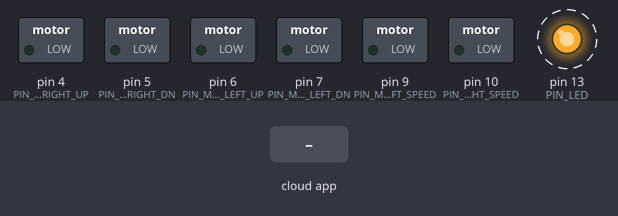
Bench run of a sketch on a simulated Arduino Uno, built with avr-gcc and run on an emulated ATmega328P. Parts: switched loads named in the sketch (green lamp = pin HIGH), output pins drawn as LEDs (lit = HIGH). Dashed ring = blinking. The inputs (shaded band) are chosen by the test bench. The RemoteXY app is connected.

Above: at 1.25 s.
1.3 s: the phone or cloud app sets joystick_01_x to -100
At 1.66 s:
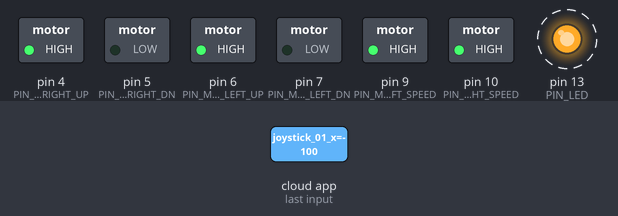
4.3 s: the phone or cloud app sets joystick_01_y to -100
At 4.67 s:
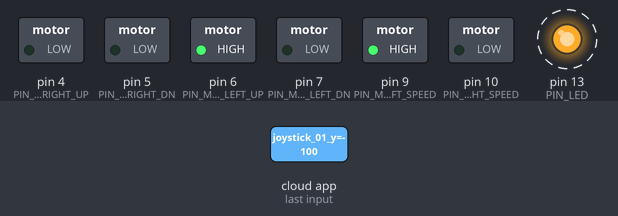
7.3 s: the phone or cloud app sets joystick_01_x to 0
At 7.68 s:
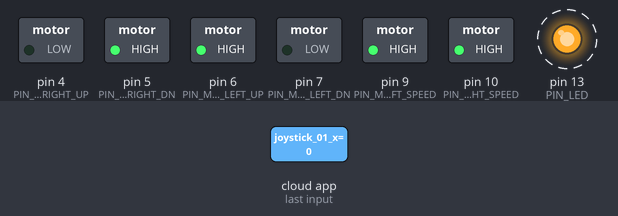
10.3 s: the phone or cloud app sets joystick_01_y to 100
At 10.7 s:
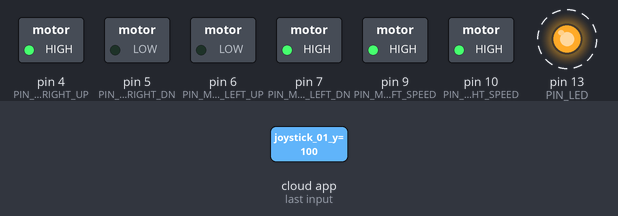
13.3 s: the phone or cloud app sets joystick_01_x to 100
At 13.71 s:
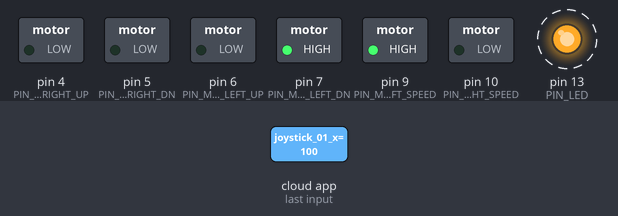
16.3 s: the phone or cloud app sets joystick_01_y to 0
At 16.73 s:
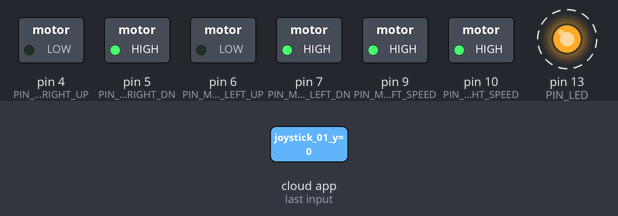
Timing chart, 0 to 20.3 s (numbered marks = the images above; inputs shaded):
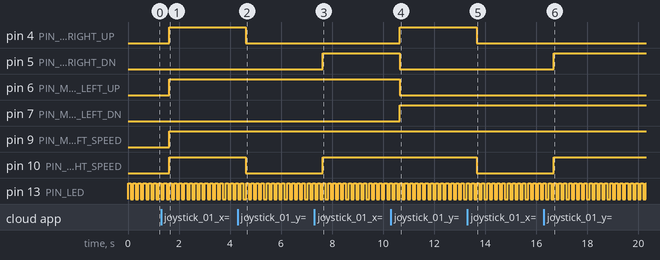

Measured:
- after the input at 1.3 s, pin 4 (PIN_MOTOR_RIGHT_UP), pin 6 (PIN_MOTOR_LEFT_UP), pin 9 (PIN_MOTOR_LEFT_SPEED), pin 10 (PIN_MOTOR_RIGHT_SPEED): LOW → HIGH after 0.31 s
- after the input at 4.3 s, pin 4 (PIN_MOTOR_RIGHT_UP), pin 10 (PIN_MOTOR_RIGHT_SPEED): HIGH → LOW after 0.32 s
- after the input at 7.3 s, pin 5 (PIN_MOTOR_RIGHT_DN), pin 10 (PIN_MOTOR_RIGHT_SPEED): LOW → HIGH after 0.34 s
- after the input at 10.3 s, pin 4 (PIN_MOTOR_RIGHT_UP), pin 7 (PIN_MOTOR_LEFT_DN): LOW → HIGH after 0.35 s; pin 5 (PIN_MOTOR_RIGHT_DN), pin 6 (PIN_MOTOR_LEFT_UP): HIGH → LOW after 0.35 s
- after the input at 13.3 s, pin 4 (PIN_MOTOR_RIGHT_UP), pin 10 (PIN_MOTOR_RIGHT_SPEED): HIGH → LOW after 0.37 s
- after the input at 16.3 s, pin 5 (PIN_MOTOR_RIGHT_DN), pin 10 (PIN_MOTOR_RIGHT_SPEED): LOW → HIGH after 0.38 s
- by itself, pin 13 (PIN_LED): alternates HIGH for 0.10 s and LOW for 0.10 s

The sketch:

pruebaRemote.ino
```cpp
// (licence header left out)
//////////////////////////////////////////////
//        RemoteXY include library          //
//////////////////////////////////////////////

// you can enable debug logging to Serial at 115200
//#define REMOTEXY__DEBUGLOG

// RemoteXY select connection mode and include library
#define REMOTEXY_MODE__SOFTSERIAL

#include <SoftwareSerial.h>

// RemoteXY connection settings
#define REMOTEXY_SERIAL_RX 8
#define REMOTEXY_SERIAL_TX 9
#define REMOTEXY_SERIAL_SPEED 9600


#include <RemoteXY.h>
// RemoteXY GUI configuration
#pragma pack(push, 1)
uint8_t RemoteXY_CONF[] =   // 60 bytes
  { 255,3,0,0,0,53,0,17,0,0,0,31,1,106,200,1,1,3,0,5,
  20,52,60,60,21,2,26,31,10,41,145,24,24,48,6,26,31,79,78,0,
  31,79,70,70,0,129,23,173,56,12,6,65,117,116,111,110,111,109,111,0 };

// this structure defines all the variables and events of your control interface
struct {

    // input variables
  int8_t joystick_01_x; // from -100 to 100
  int8_t joystick_01_y; // from -100 to 100
  uint8_t pushSwitch_01; // =1 if state is ON, else =0

    // other variable
  uint8_t connect_flag;  // =1 if wire connected, else =0

} RemoteXY;
#pragma pack(pop)

/////////////////////////////////////////////
//           END RemoteXY include          //
/////////////////////////////////////////////

/* defined the right motor control pins */
#define PIN_MOTOR_RIGHT_UP 4
#define PIN_MOTOR_RIGHT_DN 5
#define PIN_MOTOR_RIGHT_SPEED 10

/* defined the left motor control pins */
#define PIN_MOTOR_LEFT_UP 6
#define PIN_MOTOR_LEFT_DN 7
#define PIN_MOTOR_LEFT_SPEED 9

/* defined the LED pin */
#define PIN_LED 13

/* defined two arrays with a list of pins for each motor */
unsigned char RightMotor[3] =
  {PIN_MOTOR_RIGHT_UP, PIN_MOTOR_RIGHT_DN, PIN_MOTOR_RIGHT_SPEED};
unsigned char LeftMotor[3] =
  {PIN_MOTOR_LEFT_UP, PIN_MOTOR_LEFT_DN, PIN_MOTOR_LEFT_SPEED};

void setup()
{

  /* initialization pins */
  pinMode (PIN_MOTOR_RIGHT_UP, OUTPUT);
  pinMode (PIN_MOTOR_RIGHT_DN, OUTPUT);
  pinMode (PIN_MOTOR_LEFT_UP, OUTPUT);
  pinMode (PIN_MOTOR_LEFT_DN, OUTPUT);
  pinMode (PIN_LED, OUTPUT);

  RemoteXY_Init ();


  // TODO you setup code

}

void loop()
{
  int apagaTeleop = 0;
  RemoteXY_Handler ();


  // TODO you loop code
  // use the RemoteXY structure for data transfer
  // do not call delay(), use instead RemoteXY_delay()
  if (RemoteXY.pushSwitch_01 == 1) {
      // Modo autónomo
        digitalWrite (PIN_LED, HIGH);

      // En caso de que se haya quedado prendido lo apaga he inicia la rutina auto
      if (apagaTeleop) {
        apagaTeleop = 0;
        RemoteXY.joystick_01_x = 0;
        RemoteXY.joystick_01_y = 0;
      }

  }
  else {
      // Modo teleoperado
        apagaTeleop = 1;

        /* manage LED pin */
        digitalWrite (PIN_LED, HIGH);
        delay(100);
        digitalWrite (PIN_LED, LOW);
        delay(100);

        Wheel(RightMotor,  RemoteXY.joystick_01_x - RemoteXY.joystick_01_y);
        Wheel(LeftMotor, RemoteXY.joystick_01_x + RemoteXY.joystick_01_y );
  }

}


/*
   speed control of the motor
   motor - pointer to an array of pins
   v - motor speed can be set from -100 to 100
*/
void Wheel (unsigned char * motor, int v)
{
  if (v>100) v=100;
  if (v<-100) v=-100;
  if (v>0) {
    digitalWrite(motor[0], LOW);
    digitalWrite(motor[1], HIGH);
    analogWrite(motor[2], v*2.55);
  }
  else if (v<0) {
    digitalWrite(motor[0], HIGH);
    digitalWrite(motor[1], LOW);
    analogWrite(motor[2], (-v)*2.55);
  }
  else {
    digitalWrite(motor[0], LOW);
    digitalWrite(motor[1], LOW);
    analogWrite(motor[2], 0);
  }
}
```

ultra.ino
```cpp
// *********************************************************************************
// Función que "empaqueta" la funcionalidad del sensor ultrasónico
// Declara los puertos de trigger y echo, así como las variables de retorno
// No olvides "settear"
//    pinMode(2, INPUT);  // ECHO
//    pinMode(3, OUTPUT); // TRIGGER
//    Serial.begin(9600);
// *********************************************************************************
float ultra()
{
  int trigger = 3;                            //Pin digital 2 para el Trigger del sensor
  int echo = 2;                               //Pin digital 3 para el Echo del sensort
  float tiempo_de_espera,distancia;

    digitalWrite (trigger,LOW);               // ponemos en bajo el pin 8 durante 2 microsegundos
    delayMicroseconds(2);
    digitalWrite (trigger, HIGH);             // ahora ponemos en alto pin 8 durante 10 microsegundos;
    delayMicroseconds (10);                   // pues este el momento en que emite el sonido durante 10 segungos
    digitalWrite (trigger, LOW);              // ahora ponemos en bajo pin 8
    tiempo_de_espera = pulseIn (echo,HIGH);   // pulseIn, recoge la señal del sonido que emite el trigger
    distancia =(tiempo_de_espera/2)/29.15;    // formula para hallar la distancia
    Serial.print (distancia);                 // imprimimos la distancia en cm
    Serial.println ("cm");
    return distancia;
}
```
